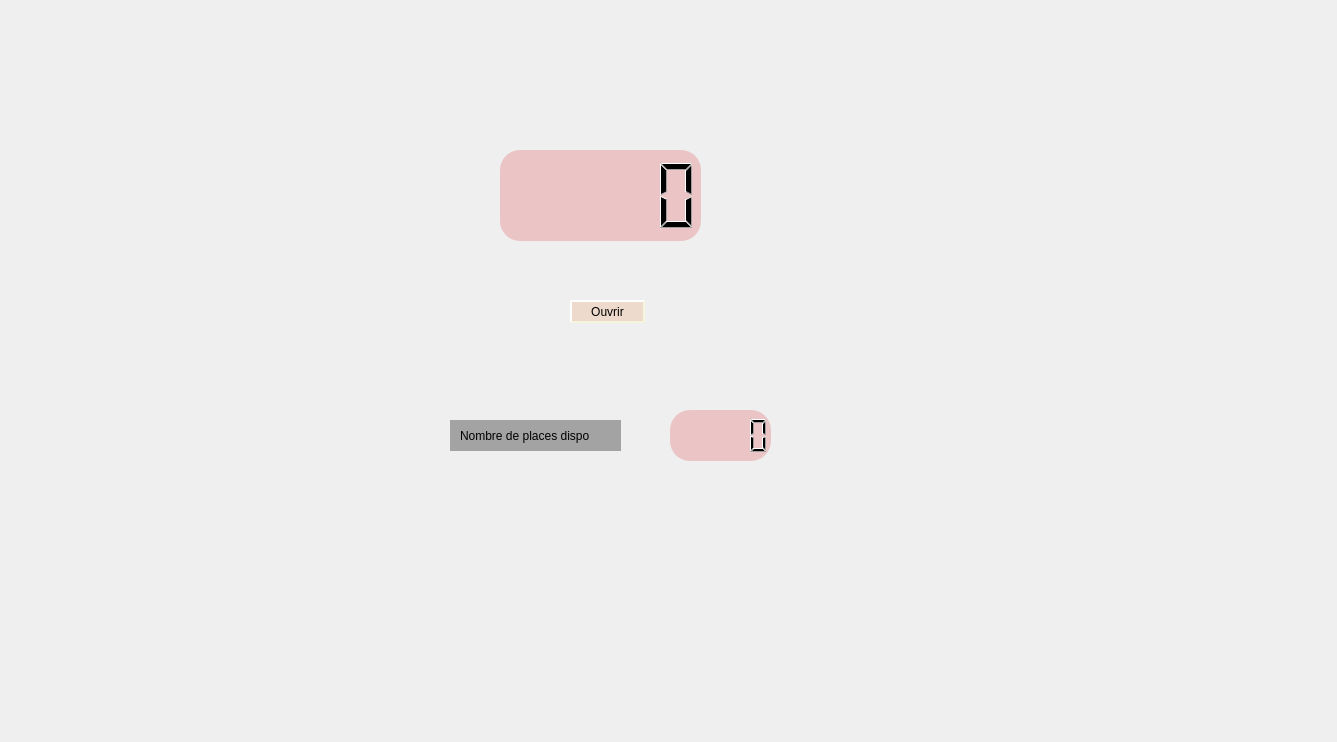
<?xml version="1.0" encoding="UTF-8"?>
<ui version="4.0">
 <class>arduinoambulance</class>
 <widget class="QDialog" name="arduinoambulance">
  <property name="geometry">
   <rect>
    <x>0</x>
    <y>0</y>
    <width>1337</width>
    <height>742</height>
   </rect>
  </property>
  <property name="windowTitle">
   <string>Dialog</string>
  </property>
  <widget class="QLabel" name="label">
   <property name="geometry">
    <rect>
     <x>290</x>
     <y>120</y>
     <width>661</width>
     <height>491</height>
    </rect>
   </property>
   <property name="text">
    <string/>
   </property>
   <property name="pixmap">
    <pixmap>E:/telechargement/image chantier'.jpg</pixmap>
   </property>
  </widget>
  <widget class="QLCDNumber" name="lcdNumber">
   <property name="geometry">
    <rect>
     <x>500</x>
     <y>150</y>
     <width>201</width>
     <height>91</height>
    </rect>
   </property>
   <property name="styleSheet">
    <string notr="true">font: 75 8pt &quot;MS Shell Dlg 2&quot;;
border-radius: 20px;
color: black;
padding: 0 8px;
background: #ebc5c5;
font: bold, &quot;Comic Sans MS&quot;;;
text-align:center;</string>
   </property>
  </widget>
  <widget class="QPushButton" name="ouvrir">
   <property name="geometry">
    <rect>
     <x>570</x>
     <y>300</y>
     <width>75</width>
     <height>23</height>
    </rect>
   </property>
   <property name="styleSheet">
    <string notr="true">QPushButton
{
	background-color: rgb(237, 218, 204);
	color: rgb(0, 0, 0);
border-style: solid;
    border-radius: 6;
border-radius: 14px;

	border-style: outset;
    border-width: 2px;
    border-radius: 14px;
    border-color: beige;
  
 
    padding: 0px;
	
	
	
	font: 10pt &quot;Franklin Gothic Heavy&quot;;
}
QPushButton:hover
{
background-color: rgb(235, 197, 197);
	color: rgb(0, 0, 0);
}
QPushButton:pressed
{
background-color: rgb(0, 143, 105);
}</string>
   </property>
   <property name="text">
    <string>Ouvrir</string>
   </property>
  </widget>
  <widget class="QLineEdit" name="lineEdit_7">
   <property name="geometry">
    <rect>
     <x>450</x>
     <y>420</y>
     <width>171</width>
     <height>31</height>
    </rect>
   </property>
   <property name="styleSheet">
    <string notr="true">font: 75 8pt &quot;MS Shell Dlg 2&quot;;
border-radius: 20px;
color: black;
padding: 0 8px;
background: #b87979;
background-color: rgb(163, 163, 163);
font: bold, &quot;Comic Sans MS&quot;;;
text-align:center;</string>
   </property>
   <property name="text">
    <string>Nombre de places dispo</string>
   </property>
  </widget>
  <widget class="QLCDNumber" name="lcdNumber_2">
   <property name="geometry">
    <rect>
     <x>670</x>
     <y>410</y>
     <width>101</width>
     <height>51</height>
    </rect>
   </property>
   <property name="styleSheet">
    <string notr="true">font: 75 8pt &quot;MS Shell Dlg 2&quot;;
border-radius: 20px;
color: black;
padding: 0 8px;
background: #ebc5c5;
font: bold, &quot;Comic Sans MS&quot;;;
text-align:center;</string>
   </property>
  </widget>
 </widget>
 <resources/>
 <connections/>
</ui>
